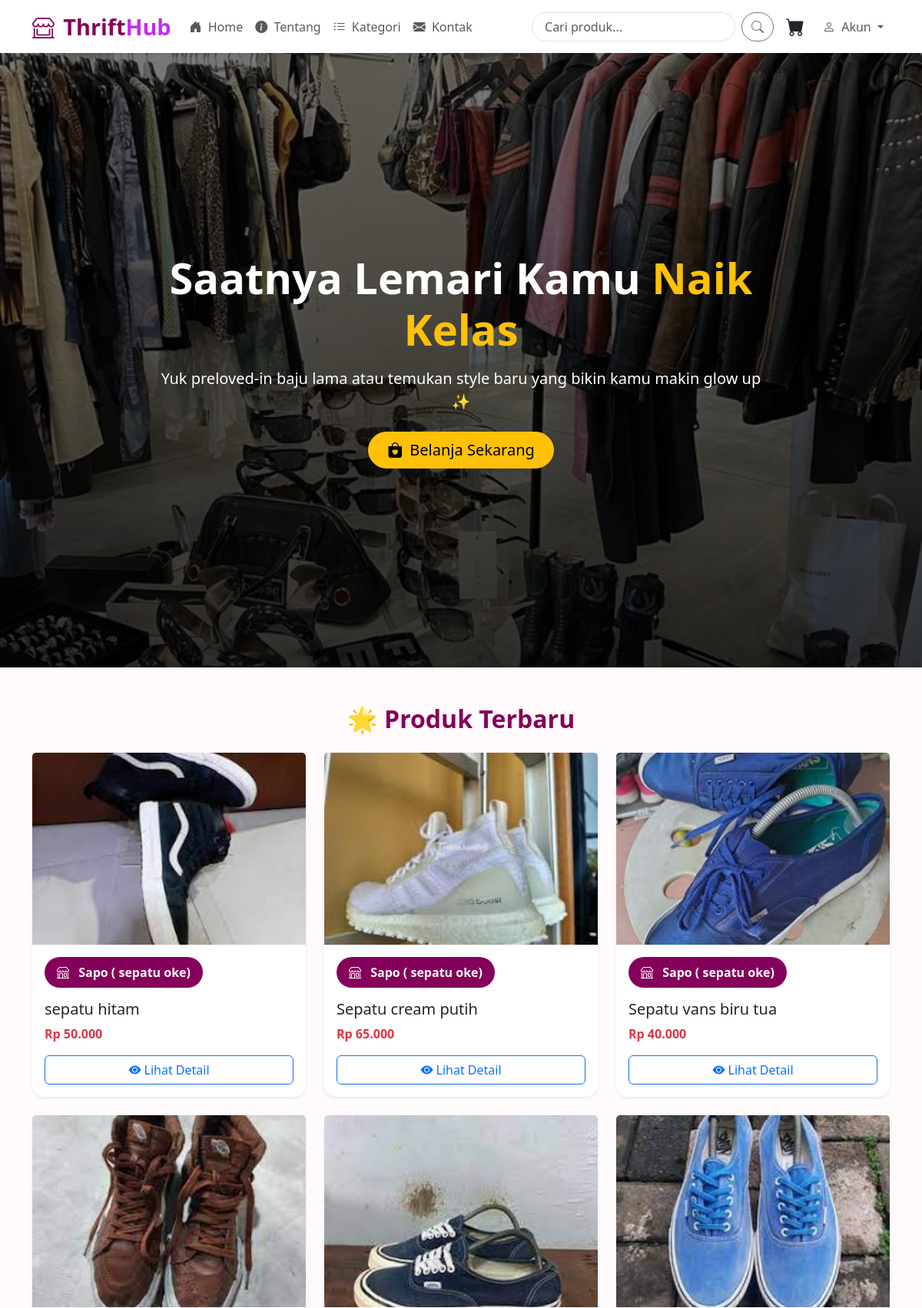
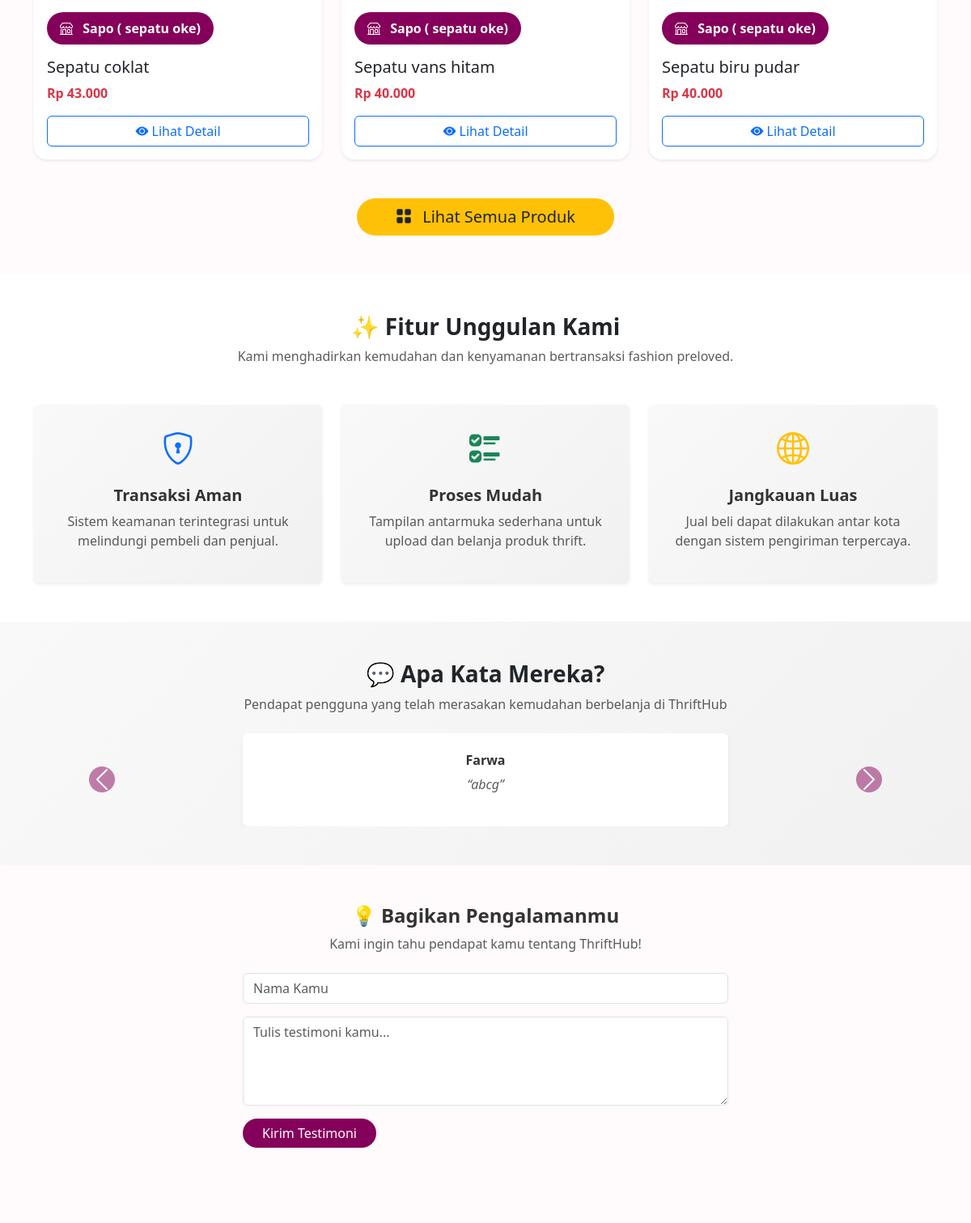
The page / (upper part) on the database its author committed (2 pictures, top to bottom).
### tables this page shows
CREATE TABLE `produk` (
  `id` int(11) NOT NULL,
  `user_id` int(11) NOT NULL,
  `nama` varchar(255) DEFAULT NULL,
  `kategori` varchar(100) DEFAULT NULL,
  `harga` int(11) DEFAULT NULL,
  `deskripsi` text DEFAULT NULL,
  `gambar` varchar(255) DEFAULT NULL,
  `created_at` timestamp NOT NULL DEFAULT current_timestamp()
);

CREATE TABLE `users` (
  `id` int(11) NOT NULL,
  `name` varchar(100) NOT NULL,
  `email` varchar(100) NOT NULL,
  `password` varchar(255) NOT NULL,
  `role` enum('admin','user') NOT NULL,
  `created_at` timestamp NOT NULL DEFAULT current_timestamp(),
  `is_seller` tinyint(1) DEFAULT 0,
  `nama_toko` varchar(100) DEFAULT NULL,
  `deskripsi_toko` text DEFAULT NULL,
  `telepon` varchar(20) DEFAULT NULL,
  `alamat_toko` varchar(100) DEFAULT NULL
);

CREATE TABLE `testimoni` (
  `id` int(11) NOT NULL,
  `nama` varchar(100) NOT NULL,
  `pesan` text NOT NULL,
  `foto` varchar(255) DEFAULT NULL,
  `created_at` timestamp NOT NULL DEFAULT current_timestamp()
);

### views/home.php (the view, shortened to what this page needs)
<section class="vh-100 w-100 d-flex align-items-center text-white m-0 p-0" style="background: linear-gradient(rgba(0,0,0,0.5), rgba(0,0,0,0.8)), url('assets/img/banner-thrift.jpg') no-repeat center center / cover;">
  <div class="w-100 text-center px-3">
    <div class="mx-auto" style="max-width: 800px;">
      <h1 class="fw-bold display-4 mb-3 animate__animated animate__fadeInDown">Saatnya Lemari Kamu <span class="text-warning">Naik Kelas</span></h1>
      <p class="lead mb-4 animate__animated animate__fadeInUp animate__delay-1s">Yuk preloved-in baju lama atau temukan style baru yang bikin kamu makin glow up ✨</p>
      <a href="index.php?url=category" class="btn btn-lg btn-warning px-4 py-2 rounded-pill animate__animated animate__fadeInUp animate__delay-2s">
        <i class="bi bi-bag-heart-fill me-1"></i> Belanja Sekarang
      </a>
    </div>
  </div>
</section>
<section class="container my-5">
  <h2 class="text-center fw-bold mb-4"  style="color: #85005A;">🌟 Produk Terbaru</h2>
  <?php
  include_once 'config/database.php';
$produk = $conn->query("
  SELECT produk.*, users.nama_toko
  FROM produk
  JOIN users ON produk.user_id = users.id
  ORDER BY produk.id DESC
  LIMIT 6
");
  ?>
  <div class="row g-4">
    <?php if ($produk && $produk->num_rows > 0): ?>
      <?php while ($p = $produk->fetch_assoc()): ?>
      <div class="col-md-4 fade-in-up delay-2">
        <div class="card h-100 border-0 shadow-sm">
          <img src="<?= htmlspecialchars($p['gambar']); ?>" class="card-img-top" style="height: 250px; object-fit: cover;" alt="<?= htmlspecialchars($p['nama']); ?>">
          <div class="card-body d-flex flex-column">
            <div class="mb-3">
              <span class="d-inline-block px-3 py-2 rounded-pill text-white fw-semibold" style="background-color: #85005A;">
                <i class="bi bi-shop me-2"></i>
                <a href="index.php?url=store&id=<?= $p['user_id'] ?>"
                  class="text-white text-decoration-none"
                  onmouseover="this.style.textDecoration='underline';"
                  onmouseout="this.style.textDecoration='none';">
                  <?= htmlspecialchars($p['nama_toko'] ?? 'Toko Tidak Diketahui'); ?>
                </a>
              </span>
            </div>
            <h5 class="card-title"><?= htmlspecialchars($p['nama']); ?></h5>
            <p class="text-danger fw-bold">Rp <?= number_format($p['harga'], 0, ',', '.'); ?></p>
            <a href="index.php?url=product_detail&id=<?= $p['id']; ?>" class="btn btn-outline-primary mt-auto">
              <i class="bi bi-eye-fill"></i> Lihat Detail
            </a>
          </div>
        </div>
      </div>
      <?php endwhile; ?>
    <?php else: ?>
      <div class="col-12">
        <div class="alert alert-info text-center">Belum ada produk yang ditambahkan.</div>
      </div>
    <?php endif; ?>
  </div>
<div class="text-center mt-5">
  <a href="index.php?url=category" class="btn btn-lg px-5 py-2 rounded-pill text-dark"
     style="background-color: #FFC107; border: none;"
     onmouseover="this.style.backgroundColor='#FFD95B';"
     onmouseout="this.style.backgroundColor='#FFC107';">
    <i class="bi bi-grid-fill me-2"></i> Lihat Semua Produk
  </a>
</div>
</section>
<section class="py-5 bg-white">
  <div class="container">
    <div class="text-center mb-5" data-aos="fade-up">
      <h3 class="fw-bold text-dark" >✨ Fitur Unggulan Kami</h3>
      <p class="text-muted">Kami menghadirkan kemudahan dan kenyamanan bertransaksi fashion preloved.</p>
    </div>
    <div class="row text-center g-4">
      <div class="col-md-4" data-aos="fade-up" data-aos-delay="100">
        <div class="p-4 shadow-sm rounded bg-light h-100">
          <i class="bi bi-shield-lock fs-1 text-primary"></i>
          <h5 class="fw-bold mt-3">Transaksi Aman</h5>
          <p class="text-muted">Sistem keamanan terintegrasi untuk melindungi pembeli dan penjual.</p>
        </div>
      </div>
      <div class="col-md-4" data-aos="fade-up" data-aos-delay="200">
        <div class="p-4 shadow-sm rounded bg-light h-100">
          <i class="bi bi-ui-checks fs-1 text-success"></i>
          <h5 class="fw-bold mt-3">Proses Mudah</h5>
          <p class="text-muted">Tampilan antarmuka sederhana untuk upload dan belanja produk thrift.</p>
        </div>
      </div>
      <div class="col-md-4" data-aos="fade-up" data-aos-delay="300">
        <div class="p-4 shadow-sm rounded bg-light h-100">
          <i class="bi bi-globe2 fs-1 text-warning"></i>
          <h5 class="fw-bold mt-3">Jangkauan Luas</h5>
          <p class="text-muted">Jual beli dapat dilakukan antar kota dengan sistem pengiriman terpercaya.</p>
        </div>
      </div>
    </div>
  </div>
</section>
<section class="py-5 bg-light">
  <div class="container">
    <div class="text-center mb-4" data-aos="fade-up">
      <h3 class="fw-bold text-dark">💬 Apa Kata Mereka?</h3>
      <p class="text-muted">Pendapat pengguna yang telah merasakan kemudahan berbelanja di ThriftHub</p>
    </div>
    <div id="testimonialCarousel" class="carousel slide" data-bs-ride="carousel">
      <?php
      $sql = "SELECT * FROM testimoni ORDER BY created_at DESC LIMIT 10";
      $result = $conn->query($sql);
      $index = 0;
      ?>
      <div class="carousel-inner">
        <?php while ($row = $result->fetch_assoc()): ?>
          <div class="carousel-item <?= $index === 0 ? 'active' : '' ?>">
            <div class="d-flex flex-column align-items-center bg-white p-4 rounded shadow-sm mx-auto" style="max-width: 600px;" data-aos="zoom-in">
              <h6 class="fw-bold"><?= htmlspecialchars($row['nama']); ?></h6>
              <p class="text-muted fst-italic text-center px-2">“<?= htmlspecialchars($row['pesan']); ?>”</p>
            </div>
          </div>
        <?php $index++; endwhile; ?>
      </div>
      <button class="carousel-control-prev" type="button" data-bs-target="#testimonialCarousel" data-bs-slide="prev">
        <span class="carousel-control-prev-icon"></span>
      </button>
      <button class="carousel-control-next" type="button" data-bs-target="#testimonialCarousel" data-bs-slide="next">
        <span class="carousel-control-next-icon"></span>
      </button>
    </div>
  </div>
</section>
<section class="py-5">
  <div class="container">
    <div class="text-center mb-4" data-aos="fade-up">
      <h4 class="fw-bold">💡 Bagikan Pengalamanmu</h4>
      <p class="text-muted">Kami ingin tahu pendapat kamu tentang ThriftHub!</p>
    </div>
    <form action="index.php?url=submit_testimoni" method="POST" enctype="multipart/form-data" class="mx-auto" style="max-width: 600px;">
      <div class="mb-3">
        <input type="text" name="nama" class="form-control" placeholder="Nama Kamu" required>
      </div>
      <div class="mb-3">
        <textarea name="pesan" class="form-control" rows="4" placeholder="Tulis testimoni kamu..." required></textarea>
      </div>
     <button type="submit" class="btn px-4 rounded-pill text-white"
  style="background-color: #85005A; border: none;"
  onmouseover="this.style.backgroundColor='#A23E7D';"
  onmouseout="this.style.backgroundColor='#85005A';">
  Kirim Testimoni
</button>
    </form>
  </div>
</section>
<?php
include 'layouts/index.php';
?>

### assets/css/style.css (style rules this page uses)
body { font-family: 'Segoe UI', sans-serif; background-color: #fffafc; color: #333; }
.card { border: 1px solid #eee; border-radius: 1rem; background: #ffffff; transition: all 0.3s ease-in-out, transform 0.2s ease-in-out; }
.carousel-control-prev-icon, .carousel-control-next-icon { background-color: #85005A; border-radius: 50%; padding: 10px; }
.bg-light { background: linear-gradient(135deg, #f9f9f9, #f1f1f1); }
section h2 { color: #333; }
a.text-decoration-none { display: inline-block; transition: transform 0.3s ease, color 0.3s ease; }
.fade-in-up { opacity: 0; animation: fadeInUp 1s ease forwards; }
.delay-2 { animation-delay: 0.6s; }

### rows shown on the page
produk: gambar (picture), user.nama_toko "Sapo ( sepatu oke)", nama "sepatu hitam", harga "50.000"
produk: gambar (picture), user.nama_toko "Sapo ( sepatu oke)", nama "Sepatu cream putih", harga "65.000"
produk: gambar (picture), user.nama_toko "Sapo ( sepatu oke)", nama "Sepatu vans biru tua", harga "40.000"
produk: gambar (picture), user.nama_toko "Sapo ( sepatu oke)", nama "Sepatu coklat", harga "43.000"
produk: gambar (picture), user.nama_toko "Sapo ( sepatu oke)", nama "Sepatu vans hitam", harga "40.000"
produk: gambar (picture), user.nama_toko "Sapo ( sepatu oke)", nama "Sepatu biru pudar", harga "40.000"
testimoni: nama "Farwa", pesan "abcg"
